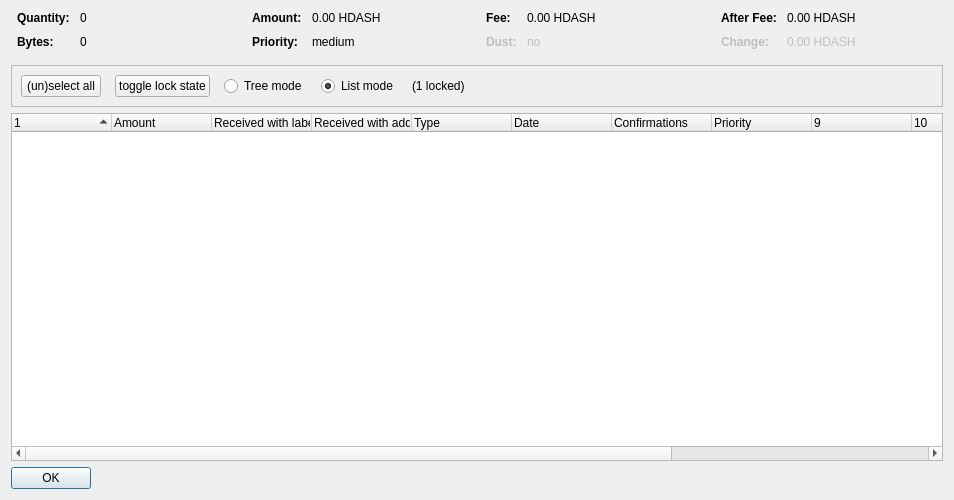
<?xml version="1.0" encoding="UTF-8"?>
<ui version="4.0">
 <class>CoinControlDialog</class>
 <widget class="QDialog" name="CoinControlDialog">
  <property name="geometry">
   <rect>
    <x>0</x>
    <y>0</y>
    <width>954</width>
    <height>500</height>
   </rect>
  </property>
  <property name="windowTitle">
   <string>Coin Selection</string>
  </property>
  <layout class="QVBoxLayout" name="verticalLayout">
   <item>
    <layout class="QHBoxLayout" name="horizontalLayoutTop" stretch="0,0,0,0">
     <property name="topMargin">
      <number>0</number>
     </property>
     <property name="bottomMargin">
      <number>10</number>
     </property>
     <item>
      <layout class="QFormLayout" name="formLayoutCoinControl1">
       <property name="horizontalSpacing">
        <number>10</number>
       </property>
       <property name="verticalSpacing">
        <number>10</number>
       </property>
       <property name="leftMargin">
        <number>6</number>
       </property>
       <property name="rightMargin">
        <number>6</number>
       </property>
       <item row="0" column="0">
        <widget class="QLabel" name="labelCoinControlQuantityText">
         <property name="font">
          <font>
           <weight>75</weight>
           <bold>true</bold>
          </font>
         </property>
         <property name="text">
          <string>Quantity:</string>
         </property>
        </widget>
       </item>
       <item row="0" column="1">
        <widget class="QLabel" name="labelCoinControlQuantity">
         <property name="cursor">
          <cursorShape>IBeamCursor</cursorShape>
         </property>
         <property name="contextMenuPolicy">
          <enum>Qt::ActionsContextMenu</enum>
         </property>
         <property name="text">
          <string notr="true">0</string>
         </property>
         <property name="textInteractionFlags">
          <set>Qt::LinksAccessibleByMouse|Qt::TextSelectableByKeyboard|Qt::TextSelectableByMouse</set>
         </property>
        </widget>
       </item>
       <item row="1" column="0">
        <widget class="QLabel" name="labelCoinControlBytesText">
         <property name="font">
          <font>
           <weight>75</weight>
           <bold>true</bold>
          </font>
         </property>
         <property name="text">
          <string>Bytes:</string>
         </property>
        </widget>
       </item>
       <item row="1" column="1">
        <widget class="QLabel" name="labelCoinControlBytes">
         <property name="cursor">
          <cursorShape>IBeamCursor</cursorShape>
         </property>
         <property name="contextMenuPolicy">
          <enum>Qt::ActionsContextMenu</enum>
         </property>
         <property name="text">
          <string notr="true">0</string>
         </property>
         <property name="textInteractionFlags">
          <set>Qt::LinksAccessibleByMouse|Qt::TextSelectableByKeyboard|Qt::TextSelectableByMouse</set>
         </property>
        </widget>
       </item>
      </layout>
     </item>
     <item>
      <layout class="QFormLayout" name="formLayoutCoinControl2">
       <property name="horizontalSpacing">
        <number>10</number>
       </property>
       <property name="verticalSpacing">
        <number>10</number>
       </property>
       <property name="leftMargin">
        <number>6</number>
       </property>
       <property name="rightMargin">
        <number>6</number>
       </property>
       <item row="0" column="0">
        <widget class="QLabel" name="labelCoinControlAmountText">
         <property name="font">
          <font>
           <weight>75</weight>
           <bold>true</bold>
          </font>
         </property>
         <property name="text">
          <string>Amount:</string>
         </property>
        </widget>
       </item>
       <item row="0" column="1">
        <widget class="QLabel" name="labelCoinControlAmount">
         <property name="cursor">
          <cursorShape>IBeamCursor</cursorShape>
         </property>
         <property name="contextMenuPolicy">
          <enum>Qt::ActionsContextMenu</enum>
         </property>
         <property name="text">
          <string notr="true">0.00 HDASH</string>
         </property>
         <property name="textInteractionFlags">
          <set>Qt::LinksAccessibleByMouse|Qt::TextSelectableByKeyboard|Qt::TextSelectableByMouse</set>
         </property>
        </widget>
       </item>
       <item row="1" column="0">
        <widget class="QLabel" name="labelCoinControlPriorityText">
         <property name="font">
          <font>
           <weight>75</weight>
           <bold>true</bold>
          </font>
         </property>
         <property name="text">
          <string>Priority:</string>
         </property>
        </widget>
       </item>
       <item row="1" column="1">
        <widget class="QLabel" name="labelCoinControlPriority">
         <property name="cursor">
          <cursorShape>IBeamCursor</cursorShape>
         </property>
         <property name="contextMenuPolicy">
          <enum>Qt::ActionsContextMenu</enum>
         </property>
         <property name="text">
          <string>medium</string>
         </property>
         <property name="textInteractionFlags">
          <set>Qt::LinksAccessibleByMouse|Qt::TextSelectableByKeyboard|Qt::TextSelectableByMouse</set>
         </property>
        </widget>
       </item>
      </layout>
     </item>
     <item>
      <layout class="QFormLayout" name="formLayoutCoinControl3">
       <property name="horizontalSpacing">
        <number>10</number>
       </property>
       <property name="verticalSpacing">
        <number>10</number>
       </property>
       <property name="leftMargin">
        <number>6</number>
       </property>
       <property name="rightMargin">
        <number>6</number>
       </property>
       <item row="0" column="0">
        <widget class="QLabel" name="labelCoinControlFeeText">
         <property name="font">
          <font>
           <weight>75</weight>
           <bold>true</bold>
          </font>
         </property>
         <property name="text">
          <string>Fee:</string>
         </property>
        </widget>
       </item>
       <item row="0" column="1">
        <widget class="QLabel" name="labelCoinControlFee">
         <property name="cursor">
          <cursorShape>IBeamCursor</cursorShape>
         </property>
         <property name="contextMenuPolicy">
          <enum>Qt::ActionsContextMenu</enum>
         </property>
         <property name="text">
          <string notr="true">0.00 HDASH</string>
         </property>
         <property name="textInteractionFlags">
          <set>Qt::LinksAccessibleByMouse|Qt::TextSelectableByKeyboard|Qt::TextSelectableByMouse</set>
         </property>
        </widget>
       </item>
       <item row="1" column="0">
        <widget class="QLabel" name="labelCoinControlLowOutputText">
         <property name="enabled">
          <bool>false</bool>
         </property>
         <property name="font">
          <font>
           <weight>75</weight>
           <bold>true</bold>
          </font>
         </property>
         <property name="text">
          <string>Dust:</string>
         </property>
        </widget>
       </item>
       <item row="1" column="1">
        <widget class="QLabel" name="labelCoinControlLowOutput">
         <property name="enabled">
          <bool>false</bool>
         </property>
         <property name="cursor">
          <cursorShape>IBeamCursor</cursorShape>
         </property>
         <property name="contextMenuPolicy">
          <enum>Qt::ActionsContextMenu</enum>
         </property>
         <property name="text">
          <string>no</string>
         </property>
         <property name="textInteractionFlags">
          <set>Qt::LinksAccessibleByMouse|Qt::TextSelectableByKeyboard|Qt::TextSelectableByMouse</set>
         </property>
        </widget>
       </item>
      </layout>
     </item>
     <item>
      <layout class="QFormLayout" name="formLayoutCoinControl4">
       <property name="horizontalSpacing">
        <number>10</number>
       </property>
       <property name="verticalSpacing">
        <number>10</number>
       </property>
       <property name="leftMargin">
        <number>6</number>
       </property>
       <property name="rightMargin">
        <number>6</number>
       </property>
       <item row="0" column="0">
        <widget class="QLabel" name="labelCoinControlAfterFeeText">
         <property name="font">
          <font>
           <weight>75</weight>
           <bold>true</bold>
          </font>
         </property>
         <property name="text">
          <string>After Fee:</string>
         </property>
        </widget>
       </item>
       <item row="0" column="1">
        <widget class="QLabel" name="labelCoinControlAfterFee">
         <property name="cursor">
          <cursorShape>IBeamCursor</cursorShape>
         </property>
         <property name="contextMenuPolicy">
          <enum>Qt::ActionsContextMenu</enum>
         </property>
         <property name="text">
          <string notr="true">0.00 HDASH</string>
         </property>
         <property name="textInteractionFlags">
          <set>Qt::LinksAccessibleByMouse|Qt::TextSelectableByKeyboard|Qt::TextSelectableByMouse</set>
         </property>
        </widget>
       </item>
       <item row="1" column="0">
        <widget class="QLabel" name="labelCoinControlChangeText">
         <property name="enabled">
          <bool>false</bool>
         </property>
         <property name="font">
          <font>
           <weight>75</weight>
           <bold>true</bold>
          </font>
         </property>
         <property name="text">
          <string>Change:</string>
         </property>
        </widget>
       </item>
       <item row="1" column="1">
        <widget class="QLabel" name="labelCoinControlChange">
         <property name="enabled">
          <bool>false</bool>
         </property>
         <property name="cursor">
          <cursorShape>IBeamCursor</cursorShape>
         </property>
         <property name="contextMenuPolicy">
          <enum>Qt::ActionsContextMenu</enum>
         </property>
         <property name="text">
          <string notr="true">0.00 HDASH</string>
         </property>
         <property name="textInteractionFlags">
          <set>Qt::LinksAccessibleByMouse|Qt::TextSelectableByKeyboard|Qt::TextSelectableByMouse</set>
         </property>
        </widget>
       </item>
      </layout>
     </item>
    </layout>
   </item>
   <item>
    <widget class="QFrame" name="frame">
     <property name="minimumSize">
      <size>
       <width>0</width>
       <height>40</height>
      </size>
     </property>
     <property name="frameShape">
      <enum>QFrame::StyledPanel</enum>
     </property>
     <property name="frameShadow">
      <enum>QFrame::Sunken</enum>
     </property>
     <layout class="QHBoxLayout" name="horizontalLayout">
      <item>
       <layout class="QHBoxLayout" name="horizontalLayoutPanel" stretch="0,0,0,0,0,0">
        <property name="spacing">
         <number>14</number>
        </property>
        <item>
         <widget class="QPushButton" name="pushButtonSelectAll">
          <property name="sizePolicy">
           <sizepolicy hsizetype="Maximum" vsizetype="Fixed">
            <horstretch>0</horstretch>
            <verstretch>0</verstretch>
           </sizepolicy>
          </property>
          <property name="text">
           <string>(un)select all</string>
          </property>
          <property name="autoDefault">
           <bool>false</bool>
          </property>
         </widget>
        </item>
        <item>
         <widget class="QPushButton" name="pushButtonToggleLock">
          <property name="sizePolicy">
           <sizepolicy hsizetype="Maximum" vsizetype="Fixed">
            <horstretch>0</horstretch>
            <verstretch>0</verstretch>
           </sizepolicy>
          </property>
          <property name="text">
           <string>toggle lock state</string>
          </property>
          <property name="autoDefault">
           <bool>false</bool>
          </property>
         </widget>
        </item>
        <item>
         <widget class="QRadioButton" name="radioTreeMode">
          <property name="sizePolicy">
           <sizepolicy hsizetype="Maximum" vsizetype="Fixed">
            <horstretch>0</horstretch>
            <verstretch>0</verstretch>
           </sizepolicy>
          </property>
          <property name="text">
           <string>Tree mode</string>
          </property>
         </widget>
        </item>
        <item>
         <widget class="QRadioButton" name="radioListMode">
          <property name="sizePolicy">
           <sizepolicy hsizetype="Maximum" vsizetype="Fixed">
            <horstretch>0</horstretch>
            <verstretch>0</verstretch>
           </sizepolicy>
          </property>
          <property name="text">
           <string>List mode</string>
          </property>
          <property name="checked">
           <bool>true</bool>
          </property>
         </widget>
        </item>
        <item>
         <widget class="QLabel" name="labelLocked">
          <property name="text">
           <string>(1 locked)</string>
          </property>
         </widget>
        </item>
        <item>
         <spacer name="horizontalSpacer">
          <property name="orientation">
           <enum>Qt::Horizontal</enum>
          </property>
          <property name="sizeHint" stdset="0">
           <size>
            <width>40</width>
            <height>20</height>
           </size>
          </property>
         </spacer>
        </item>
       </layout>
      </item>
     </layout>
    </widget>
   </item>
   <item>
    <widget class="CoinControlTreeWidget" name="treeWidget">
     <property name="contextMenuPolicy">
      <enum>Qt::CustomContextMenu</enum>
     </property>
     <property name="sortingEnabled">
      <bool>false</bool>
     </property>
     <property name="columnCount">
      <number>13</number>
     </property>
     <attribute name="headerShowSortIndicator" stdset="0">
      <bool>true</bool>
     </attribute>
     <attribute name="headerStretchLastSection">
      <bool>false</bool>
     </attribute>
     <column>
      <property name="text">
       <string/>
      </property>
     </column>
     <column>
      <property name="text">
       <string>Amount</string>
      </property>
     </column>
     <column>
      <property name="text">
       <string>Received with label</string>
      </property>
     </column>
     <column>
      <property name="text">
       <string>Received with address</string>
      </property>
     </column>
     <column>
      <property name="text">
	<string>Type</string>
      </property>
     </column>
     <column>
      <property name="text">	 
       <string>Date</string>
      </property>
     </column>
     <column>
      <property name="text">
       <string>Confirmations</string>
      </property>
      <property name="toolTip">
       <string>Confirmed</string>
      </property>
     </column>
     <column>
      <property name="text">
       <string>Priority</string>
      </property>
     </column>
     <column>
      <property name="text">
       <string/>
      </property>
     </column>
     <column>
      <property name="text">
       <string/>
      </property>
     </column>
     <column>
      <property name="text">
       <string/>
      </property>
     </column>
     <column>
      <property name="text">
       <string/>
      </property>
     </column>
     <column>
      <property name="text">
       <string/>
      </property>
     </column>
    </widget>
   </item>
   <item>
    <widget class="QDialogButtonBox" name="buttonBox">
     <property name="sizePolicy">
      <sizepolicy hsizetype="Maximum" vsizetype="Fixed">
       <horstretch>0</horstretch>
       <verstretch>0</verstretch>
      </sizepolicy>
     </property>
     <property name="orientation">
      <enum>Qt::Horizontal</enum>
     </property>
     <property name="standardButtons">
      <set>QDialogButtonBox::Ok</set>
     </property>
    </widget>
   </item>
  </layout>
 </widget>
 <customwidgets>
  <customwidget>
   <class>CoinControlTreeWidget</class>
   <extends>QTreeWidget</extends>
   <header>coincontroltreewidget.h</header>
  </customwidget>
 </customwidgets>
 <resources/>
 <connections/>
</ui>
